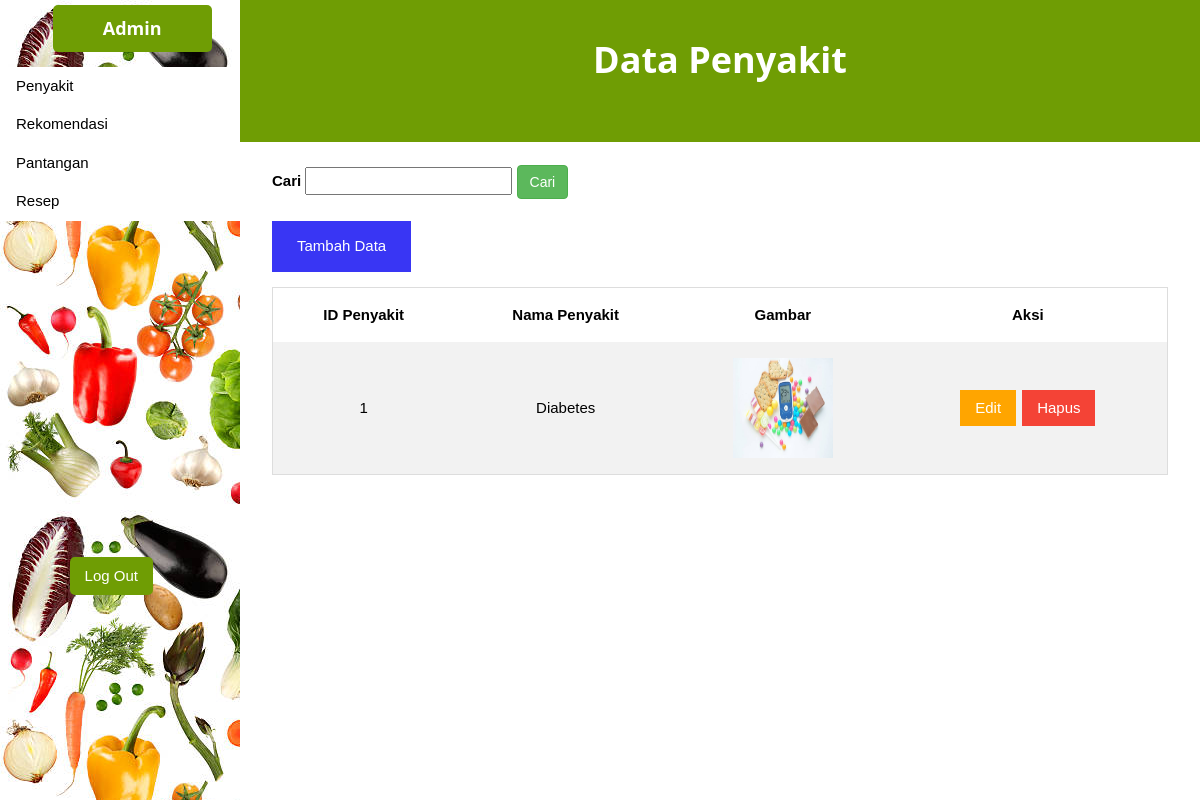
The page /frontend/admin/penyakitCRUD.php?cari=Diabetes on the database its author committed.
### tables this page shows
CREATE TABLE `penyakit` (
  `idpenyakit` int(11) NOT NULL,
  `namapenyakit` varchar(100) NOT NULL,
  `gambarpenyakit` varchar(100) NOT NULL
);

### frontend/admin/penyakitCRUD.php (the view, shortened to what this page needs)
<!DOCTYPE html>
<html>
<link rel="stylesheet" href="styleHome.css">
<body>
    <div class="w3-sidebar bg-sidebar w3-bar-block" style="width:20%">
        <div class="admin">
            <h5><b>Admin</b></h5>
        </div>
        <a href="penyakitCRUD.php" class="w3-bar-item w3-button">Penyakit</a>
        <a href="rekomendasiCRUD.php" class="w3-bar-item w3-button">Rekomendasi</a>
        <a href="pantanganCRUD.php" class="w3-bar-item w3-button">Pantangan</a>
        <a href="resepCRUD.php" class="w3-bar-item w3-button">Resep</a>
        <div class="logout">
            <a href="logout.php">Log Out</a>
        </div>
    </div>
    <div style="margin-left:20%">
        <div class="w3-container w3-teal">
            <br>
            <h1>
                <center><b>Data Penyakit</b></center>
            </h1><br><br>
        </div><br>
        <div class="w3-container">
            <div class="w3-container">
            <form action="penyakitCRUD.php" method="get">
                    <label><b> Cari</b></label>
                    <input type="text" name="cari">
                    <input type="submit" value="Cari" class="btn btn-success">
                </form>
                <br>
                <div class="tambah">
                    <a href="insertPenyakit.html"> Tambah Data </a>
                </div>
                <table>
                    <tr>
                        <th>ID Penyakit</th>
                        <th>Nama Penyakit</th>
                        <th>Gambar</th>
                        <th>Aksi</th>
                    </tr>
                    <?php
                    include "koneksi.php";
                    if(isset($_GET['cari'])){
                        $cari = $_GET['cari'];
                        $query="SELECT idpenyakit, namapenyakit, gambarpenyakit
                        from penyakit where namapenyakit like '%$cari%' OR idpenyakit like '%$cari%'";
                    }else{
                        $query = "SELECT idpenyakit, namapenyakit, gambarpenyakit
                        from penyakit";
                    }
                    $result = mysqli_query($connect, $query);
                    if (mysqli_num_rows($result)) {
                        while ($row = mysqli_fetch_array($result)) {
                    ?>
                            <tr>
                                <td><?php echo $row["idpenyakit"] ?></td>
                                <td><?php echo $row["namapenyakit"] ?></td>
                                <td><?php echo '<img src = "images/penyakit/' . $row['gambarpenyakit'] . '">' ?></td>
                                <td>
                                    <div class="aksi">
                                        <div class="edit">
                                            <a href="editPenyakit.php?idpenyakit=<?php echo $row['idpenyakit']; ?>">Edit</a>
                                        </div>
                                        <div class="hapus">
                                            <a href="hapusPenyakit.php?idpenyakit=<?php echo $row['idpenyakit']; ?>">Hapus</a>
                                        </div>
                                    </div>
                                </td>
                            </tr>
                    <?php
                        }
                    }
                    ?>
                </table>
            </div>
        </div>
</body>
</html>

### frontend/admin/styleHome.css (style rules this page uses)
table { border-collapse: collapse; border-spacing: 0; width: 100%; border: 1px solid #ddd; }
th, td { text-align: center; padding: 16px; }
tr:nth-child(even) { background-color: #f2f2f2; }
img { width: 100px; height: 100px; }
.aksi { display: flex; justify-content: center; }
.admin { background: #6F9D04; text-align: center; padding: 0px 50px; display: inline-block; margin-bottom: 15px; margin-top: 2%; margin-left: 22%; border-radius: 5px; color: white; }
.tambah a:link, .tambah a:visited { background-color: #3936f4; color: white; padding: 14px 25px; text-align: center; text-decoration: none; display: inline-block; margin-bottom: 15px; }
.logout a:link, .logout a:visited { background-color: #6F9D04; color: white; padding: 8px 15px; text-align: center; text-decoration: none; display: inline-block; margin-bottom: 15px; margin-top: 140%; margin-left: 29%; border-radius: 5px; }
.edit a:link, .edit a:visited { background-color: orange; color: white; padding: 7px 15px; text-align: center; text-decoration: none; display: inline-block; margin: 3px; }
.hapus a:link, .hapus a:visited { background-color: #f44336; color: white; padding: 7px 15px; text-align: center; text-decoration: none; display: inline-block; margin: 3px; }
.bg-sidebar { color:#000;background-image: url('images/bg-sidebar.jpg'); }
html { box-sizing:border-box }
*,*:before,*:after { box-sizing:inherit }
html { -ms-text-size-adjust:100%;-webkit-text-size-adjust:100% }
body { margin:0 }
a { background-color:transparent }
b,strong { font-weight:bolder }
img { border-style:none }
button,input,select,textarea,optgroup { font:inherit;margin:0 }
button,input { overflow:visible }
button,[type=button],[type=reset],[type=submit] { -webkit-appearance:button }
html,body { font-family:Verdana,sans-serif;font-size:15px;line-height:1.5 }
html { overflow-x:hidden }
h1 { font-size:36px }
h5 { font-size:18px }
h1,h2,h3,h4,h5,h6 { font-family:"Segoe UI",Arial,sans-serif;font-weight:400;margin:10px 0 }
img { vertical-align:middle }
a { color:inherit }
.w3-btn,.w3-button { border:none;display:inline-block;padding:8px 16px;vertical-align:middle;overflow:hidden;text-decoration:none;color:inherit;background-color:inherit;text-align:center;cursor:pointer;white-space:nowrap }
.w3-btn,.w3-button { -webkit-touch-callout:none;-webkit-user-select:none;-khtml-user-select:none;-moz-user-select:none;-ms-user-select:none;user-select:none }
.w3-sidebar { height:100%;width:200px;background-color:#fff;position:fixed!important;z-index:1;overflow:auto }
.w3-bar-block .w3-bar-item { width:100%;display:block;padding:8px 16px;text-align:left;border:none;white-space:normal;float:none;outline:0 }
.w3-container:after,.w3-container:before,.w3-panel:after,.w3-panel:before,.w3-row:after,.w3-row:before,.w3-row-padding:after,.w3-row-padding:before, .w3-cell-row:before,.w3-cell-row:after,.w3-clear:after,.w3-clear:before,.w3-bar:before,.w3-bar:after { content:"";display:table;clear:both }
.w3-container,.w3-panel { padding:0.01em 16px }
.w3-teal,.w3-hover-teal:hover { color:#fff!important;background-color:#6F9D04!important }
.btn { display:inline-block;margin-bottom:0;font-weight:400;text-align:center;white-space:nowrap;vertical-align:middle;-ms-touch-action:manipulation;touch-action:manipulation; cursor:pointer;background-image:none;border:1px solid transparent;padding:6px 12px;font-size:14px;line-height:1.42857143;border-radius:4px;-webkit-user-select:none;-moz-user-select:none;-ms-user-select:none;user-select:none }
.btn-success { color:#fff;background-color:#5cb85c;border-color:#4cae4c }

### rows shown on the page
penyakit: idpenyakit "1", namapenyakit "Diabetes", gambarpenyakit (picture)
